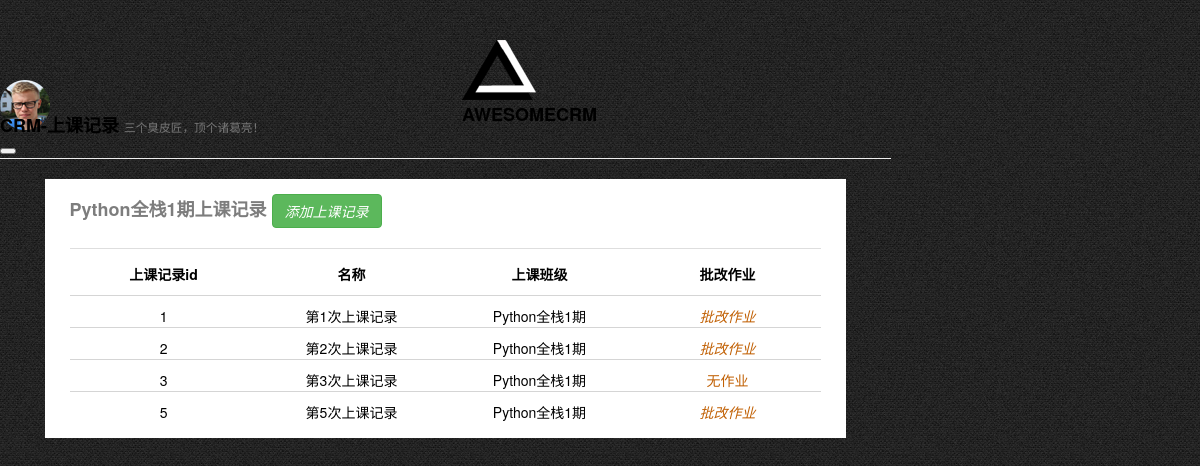
Screenshot of /teacher/course_record/1/ with the database file from the repository.
### repository/models.py (models this page shows, shortened)
class CourseRecord(models.Model):
    class_grade = models.ForeignKey(to=ClassList, verbose_name="上课班级", on_delete=models.CASCADE)
    day_num = models.PositiveSmallIntegerField(verbose_name="课程节次")
    teacher = models.ForeignKey(to=UserProfile, on_delete=models.CASCADE, null=True, blank=True)
    title = models.CharField(max_length=64, verbose_name="本节主题")
    content = models.TextField(verbose_name="本节内容")
    has_homework = models.BooleanField(verbose_name="本节有无作业", default=True)
    homework = models.TextField(verbose_name="作业需求", blank=True, null=True)
    date = models.DateTimeField(auto_now_add=True)
    class Meta:
        unique_together = (('class_grade', 'day_num'), )

class ClassList(models.Model):
    branch = models.ForeignKey(to="Branch", on_delete=models.CASCADE)
    course = models.ForeignKey(to="Course", on_delete=models.CASCADE)
    constract_template = models.OneToOneField(to="ContractTemplate", on_delete=models.CASCADE)
    class_type_choices = (
        (0, "脱产"),
        (1, "周末"),
        (2, "网络班"),
    )
    class_type = models.SmallIntegerField(choices=class_type_choices, default=0)
    semester = models.SmallIntegerField(verbose_name="学期")
    teachers = models.ManyToManyField(to="UserProfile", verbose_name="讲师", blank=True)
    start_date = models.DateField(verbose_name="开班日期")
    graduate_date = models.DateField(verbose_name="毕业日期", blank=True, null=True)
    class Meta:
        unique_together = (("branch", "class_type", "course", "semester"), )
        verbose_name_plural = "班级表"

class Course(models.Model):
    name = models.CharField(max_length=64, verbose_name="课程名称", unique=True)
    price = models.PositiveSmallIntegerField()
    period = models.PositiveSmallIntegerField(verbose_name="课程周期", default=5)
    outline = models.TextField(verbose_name="课程大纲")

### teacher/views.py (the view)
# urls.py: url(r'^course_record/(?P<class_id>\d+)/$', views.CourseRecord.as_view(), name="course_record"),
class CourseRecord(View, LoginRequiredMixin):
    def get(self, request, class_id):
        course_record = models.CourseRecord.objects.filter(class_grade_id=class_id)
        return render(request, "teacher/class_record.html", locals())

### templates/teacher/class_record.html
{% extends 'index.html' %}
{% load staticfiles %}
{% block header %}
    {{ block.super }}
    <link rel="stylesheet" href="{% static 'css/my_course.css' %}">
{% endblock %}
{% block right %}
    <div class="page-header">
        <h1>CRM-上课记录
            <small>三个臭皮匠，顶个诸葛亮！</small>
        </h1>
    </div>
    <div id="wrap">
        <div class="title">
            {{ course_record.0.class_grade.course.name }}上课记录
            <a class="btn btn-success" href="{% url 'table_add' "repository" "courserecord" %}">添加上课记录</a>
        </div>
        <div class="course-title">
            <div class="con">上课记录id</div>
            <div class="con">名称</div>
            <div class="con">上课班级</div>
            <div class="con">批改作业</div>
        </div>
        {% for item in course_record %}
            <div class="item">
                <div class="course con">{{ item.id }}</div>
                <div class="type con">第{{ item.id }}次上课记录</div>
                <div class="date con">{{ course_record.0.class_grade.course.name }}</div>
                <div class="total_count con">
                    {% if item.has_homework %}
                        <a href="{% url 'check_homework' item.id %}">批改作业</a>
                    {% else %}
                        <span>无作业</span>
                    {% endif %}
                </div>
            </div>
        {% endfor %}
    </div>
{% endblock %}

### static/template/enrollment/css/style.css (style rules this page uses)
html, body, div, span, applet, object, iframe, h1, h2, h3, h4, h5, h6, p, blockquote, pre, a, abbr, acronym, address, big, cite, code, del, dfn, em, img, ins, kbd, q, s, samp, small, strike, strong, sub, sup, tt, var, b, u, i, center, dl, dt, dd, ol, ul, li, fieldset, form, label, legend, table, caption, tbody, tfoot, thead, tr, th, td, article, aside, canvas, details, embed, figure, figcaption, footer, header, hgroup, menu, nav, output, ruby, section, summary, time, mark, audio, video { margin: 0; padding: 0; border: 0; font-size: 100%; font: inherit; vertical-align: baseline; }
body { line-height: 1; }
body { background: url(/static/template/enrollment/images/body-bg.png) repeat #232323; font-family: "HelveticaNeue", "Helvetica Neue", Helvetica, Arial, serif; font-size: 14px; color: #000000; font-weight: 400; line-height: 1.5em; }
h1, h2, h3, h4 { font-family: "HelveticaNeue", "Helvetica Neue", Helvetica, Arial, serif; color: #000000; font-style: normal; line-height: 1em; }
h1 { font-size: 18px; text-transform: uppercase; font-weight: 700; margin-bottom: 15px; }
a { color: #c16004; font-style: italic; text-decoration: none; cursor: pointer; outline: none; }
span { color: #c16004; }

### static/css/my_course.css (style rules this page uses)
#wrap { margin: 0 auto; padding: 15px 25px; width: 90%; background-color: #fff; box-sizing: border-box; }
#wrap .title { padding-bottom: 20px; color: #7d7d7d; font-size: 18px; font-weight: 700; border-bottom: 1px solid #dedede; }
#wrap .course-title { display: flex; margin: 15px 0 10px 0; }
#wrap .course-title .con { flex: 1; text-align: center; color: #000; font-weight: 700; }
#wrap .item { display: flex; padding-top: 10px; border-top: 1px solid rgba(120, 120, 120, 0.31); }
#wrap .item .con { flex: 1; text-align: center; }

### rows the page displays
CourseRecord: class_grade.name "Python全栈1期", id "1", has_homework "批改作业"
CourseRecord: id "2", has_homework "批改作业"
CourseRecord: id "3", has_homework "无作业"
CourseRecord: id "5", has_homework "批改作业"
